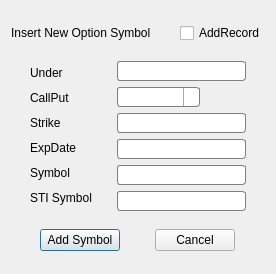
<?xml version="1.0" encoding="UTF-8"?>
<ui version="4.0">
 <class>AddOptionSymbol</class>
 <widget class="QDialog" name="AddOptionSymbol">
  <property name="geometry">
   <rect>
    <x>0</x>
    <y>0</y>
    <width>276</width>
    <height>274</height>
   </rect>
  </property>
  <property name="sizePolicy">
   <sizepolicy hsizetype="Fixed" vsizetype="Preferred">
    <horstretch>0</horstretch>
    <verstretch>0</verstretch>
   </sizepolicy>
  </property>
  <property name="windowTitle">
   <string>AddOptionSymbol</string>
  </property>
  <layout class="QHBoxLayout" name="horizontalLayout_4">
   <item>
    <layout class="QVBoxLayout" name="verticalLayout_3">
     <item>
      <layout class="QHBoxLayout" name="horizontalLayout_3">
       <item>
        <widget class="QLabel" name="label_7">
         <property name="text">
          <string>Insert New Option Symbol</string>
         </property>
        </widget>
       </item>
       <item>
        <spacer name="horizontalSpacer">
         <property name="orientation">
          <enum>Qt::Horizontal</enum>
         </property>
         <property name="sizeHint" stdset="0">
          <size>
           <width>40</width>
           <height>20</height>
          </size>
         </property>
        </spacer>
       </item>
       <item>
        <widget class="QCheckBox" name="checkBoxAddRecord">
         <property name="text">
          <string>AddRecord</string>
         </property>
        </widget>
       </item>
      </layout>
     </item>
     <item>
      <layout class="QHBoxLayout" name="horizontalLayout">
       <item>
        <layout class="QVBoxLayout" name="verticalLayout">
         <item>
          <widget class="QLabel" name="label">
           <property name="sizePolicy">
            <sizepolicy hsizetype="Fixed" vsizetype="Fixed">
             <horstretch>0</horstretch>
             <verstretch>0</verstretch>
            </sizepolicy>
           </property>
           <property name="text">
            <string>Under</string>
           </property>
          </widget>
         </item>
         <item>
          <widget class="QLabel" name="label_2">
           <property name="sizePolicy">
            <sizepolicy hsizetype="Fixed" vsizetype="Fixed">
             <horstretch>0</horstretch>
             <verstretch>0</verstretch>
            </sizepolicy>
           </property>
           <property name="text">
            <string>CallPut</string>
           </property>
          </widget>
         </item>
         <item>
          <widget class="QLabel" name="label_3">
           <property name="sizePolicy">
            <sizepolicy hsizetype="Fixed" vsizetype="Fixed">
             <horstretch>0</horstretch>
             <verstretch>0</verstretch>
            </sizepolicy>
           </property>
           <property name="text">
            <string>Strike</string>
           </property>
          </widget>
         </item>
         <item>
          <widget class="QLabel" name="label_4">
           <property name="sizePolicy">
            <sizepolicy hsizetype="Fixed" vsizetype="Fixed">
             <horstretch>0</horstretch>
             <verstretch>0</verstretch>
            </sizepolicy>
           </property>
           <property name="text">
            <string>ExpDate</string>
           </property>
          </widget>
         </item>
         <item>
          <widget class="QLabel" name="label_5">
           <property name="sizePolicy">
            <sizepolicy hsizetype="Fixed" vsizetype="Fixed">
             <horstretch>0</horstretch>
             <verstretch>0</verstretch>
            </sizepolicy>
           </property>
           <property name="text">
            <string>Symbol</string>
           </property>
          </widget>
         </item>
         <item>
          <widget class="QLabel" name="label_6">
           <property name="sizePolicy">
            <sizepolicy hsizetype="Fixed" vsizetype="Fixed">
             <horstretch>0</horstretch>
             <verstretch>0</verstretch>
            </sizepolicy>
           </property>
           <property name="text">
            <string>STI Symbol</string>
           </property>
          </widget>
         </item>
        </layout>
       </item>
       <item>
        <layout class="QVBoxLayout" name="verticalLayout_2">
         <item>
          <widget class="QLineEdit" name="lineEditUnder">
           <property name="sizePolicy">
            <sizepolicy hsizetype="Fixed" vsizetype="Fixed">
             <horstretch>0</horstretch>
             <verstretch>0</verstretch>
            </sizepolicy>
           </property>
           <property name="styleSheet">
            <string notr="true"> QLineEdit {
     border: 1px solid gray;
     border-radius: 3px;
     padding: 1px 18px 1px 3px;
     min-width: 1em;
 max-width: 7em;
 }


 QLineEdit QAbstractItemView {
     border: 2px solid darkgray;
     selection-background-color: lightgray;
 }

QLineEdit {
      background: qlineargradient(x1: 0, y1: 0, x2: 0, y2: 1,
                                  stop: 0 #E1E1E1, stop: 0.4 #DDDDDD,
                                  stop: 0.5 #D8D8D8, stop: 1.0 #D3D3D3);
 }</string>
           </property>
          </widget>
         </item>
         <item>
          <widget class="QComboBox" name="comboBoxCallPut">
           <property name="sizePolicy">
            <sizepolicy hsizetype="Fixed" vsizetype="Fixed">
             <horstretch>0</horstretch>
             <verstretch>0</verstretch>
            </sizepolicy>
           </property>
           <property name="styleSheet">
            <string notr="true"> QComboBox {
     border: 1px solid gray;
     border-radius: 3px;
     padding: 1px 18px 1px 3px;
     min-width: 3em;
max-width:7em;

 }

 QComboBox:editable {
     background: white;
 }

 QComboBox:!editable, QComboBox::drop-down:editable {
      background: qlineargradient(x1: 0, y1: 0, x2: 0, y2: 1,
                                  stop: 0 #E1E1E1, stop: 0.4 #DDDDDD,
                                  stop: 0.5 #D8D8D8, stop: 1.0 #D3D3D3);
 }

 /* QComboBox gets the &quot;on&quot; state when the popup is open */
 QComboBox:!editable:on, QComboBox::drop-down:editable:on {
     background: qlineargradient(x1: 0, y1: 0, x2: 0, y2: 1,
                                 stop: 0 #D3D3D3, stop: 0.4 #D8D8D8,
                                 stop: 0.5 #DDDDDD, stop: 1.0 #E1E1E1);
 }

 QComboBox:on { /* shift the text when the popup opens */
     padding-top: 3px;
     padding-left: 4px;
 }

 QComboBox::drop-down {

     subcontrol-origin: padding;
     subcontrol-position: top right;
     width: 15px;

     border-left-width: 1px;
     border-left-color: darkgray;
     border-left-style: solid; /* just a single line */
     border-top-right-radius: 3px; /* same radius as the QComboBox */
     border-bottom-right-radius: 3px;
 }

 QComboBox::down-arrow 
{
     image: url(images/downarrow.png);
    width: 15px;
    height: 15px;
 }

 QComboBox::down-arrow:on { /* shift the arrow when popup is open */
     top: 1px;
     left: 1px;
 }

 QComboBox QAbstractItemView {
     border: 2px solid darkgray;
     selection-background-color: lightgray;

   background: qlineargradient(x1: 0, y1: 0, x2: 0, y2: 1,
                                  stop: 0 #E1E1E1, stop: 0.4 #DDDDDD,
                                  stop: 0.5 #D8D8D8, stop: 1.0 #D3D3D3);
}
</string>
           </property>
          </widget>
         </item>
         <item>
          <widget class="QLineEdit" name="lineEditStrike">
           <property name="sizePolicy">
            <sizepolicy hsizetype="Fixed" vsizetype="Fixed">
             <horstretch>0</horstretch>
             <verstretch>0</verstretch>
            </sizepolicy>
           </property>
           <property name="styleSheet">
            <string notr="true"> QLineEdit {
     border: 1px solid gray;
     border-radius: 3px;
     padding: 1px 18px 1px 3px;
     min-width: 1em;
 max-width: 7em;
 }


 QLineEdit QAbstractItemView {
     border: 2px solid darkgray;
     selection-background-color: lightgray;
 }

QLineEdit {
      background: qlineargradient(x1: 0, y1: 0, x2: 0, y2: 1,
                                  stop: 0 #E1E1E1, stop: 0.4 #DDDDDD,
                                  stop: 0.5 #D8D8D8, stop: 1.0 #D3D3D3);
 }</string>
           </property>
          </widget>
         </item>
         <item>
          <widget class="QLineEdit" name="lineEditExpDate">
           <property name="sizePolicy">
            <sizepolicy hsizetype="Fixed" vsizetype="Fixed">
             <horstretch>0</horstretch>
             <verstretch>0</verstretch>
            </sizepolicy>
           </property>
           <property name="styleSheet">
            <string notr="true"> QLineEdit {
     border: 1px solid gray;
     border-radius: 3px;
     padding: 1px 18px 1px 3px;
     min-width: 1em;
 max-width: 7em;
 }


 QLineEdit QAbstractItemView {
     border: 2px solid darkgray;
     selection-background-color: lightgray;
 }

QLineEdit {
      background: qlineargradient(x1: 0, y1: 0, x2: 0, y2: 1,
                                  stop: 0 #E1E1E1, stop: 0.4 #DDDDDD,
                                  stop: 0.5 #D8D8D8, stop: 1.0 #D3D3D3);
 }</string>
           </property>
          </widget>
         </item>
         <item>
          <widget class="QLineEdit" name="lineEditSymbol">
           <property name="sizePolicy">
            <sizepolicy hsizetype="Fixed" vsizetype="Fixed">
             <horstretch>0</horstretch>
             <verstretch>0</verstretch>
            </sizepolicy>
           </property>
           <property name="styleSheet">
            <string notr="true"> QLineEdit {
     border: 1px solid gray;
     border-radius: 3px;
     padding: 1px 18px 1px 3px;
     min-width: 1em;
 max-width: 7em;
 }


 QLineEdit QAbstractItemView {
     border: 2px solid darkgray;
     selection-background-color: lightgray;
 }

QLineEdit {
      background: qlineargradient(x1: 0, y1: 0, x2: 0, y2: 1,
                                  stop: 0 #E1E1E1, stop: 0.4 #DDDDDD,
                                  stop: 0.5 #D8D8D8, stop: 1.0 #D3D3D3);
 }</string>
           </property>
          </widget>
         </item>
         <item>
          <widget class="QLineEdit" name="lineEditSTISymbol">
           <property name="sizePolicy">
            <sizepolicy hsizetype="Fixed" vsizetype="Fixed">
             <horstretch>0</horstretch>
             <verstretch>0</verstretch>
            </sizepolicy>
           </property>
           <property name="styleSheet">
            <string notr="true"> QLineEdit {
     border: 1px solid gray;
     border-radius: 3px;
     padding: 1px 18px 1px 3px;
     min-width: 1em;
 max-width: 7em;
 }


 QLineEdit QAbstractItemView {
     border: 2px solid darkgray;
     selection-background-color: lightgray;
 }

QLineEdit {
      background: qlineargradient(x1: 0, y1: 0, x2: 0, y2: 1,
                                  stop: 0 #E1E1E1, stop: 0.4 #DDDDDD,
                                  stop: 0.5 #D8D8D8, stop: 1.0 #D3D3D3);
 }</string>
           </property>
          </widget>
         </item>
        </layout>
       </item>
      </layout>
     </item>
     <item>
      <layout class="QHBoxLayout" name="horizontalLayout_2">
       <item>
        <widget class="QPushButton" name="cmdAddSymbol">
         <property name="sizePolicy">
          <sizepolicy hsizetype="Fixed" vsizetype="Fixed">
           <horstretch>0</horstretch>
           <verstretch>0</verstretch>
          </sizepolicy>
         </property>
         <property name="text">
          <string>Add Symbol</string>
         </property>
        </widget>
       </item>
       <item>
        <widget class="QPushButton" name="cmdCancel">
         <property name="sizePolicy">
          <sizepolicy hsizetype="Fixed" vsizetype="Fixed">
           <horstretch>0</horstretch>
           <verstretch>0</verstretch>
          </sizepolicy>
         </property>
         <property name="text">
          <string>Cancel</string>
         </property>
        </widget>
       </item>
      </layout>
     </item>
    </layout>
   </item>
  </layout>
 </widget>
 <layoutdefault spacing="6" margin="11"/>
 <resources/>
 <connections/>
</ui>
